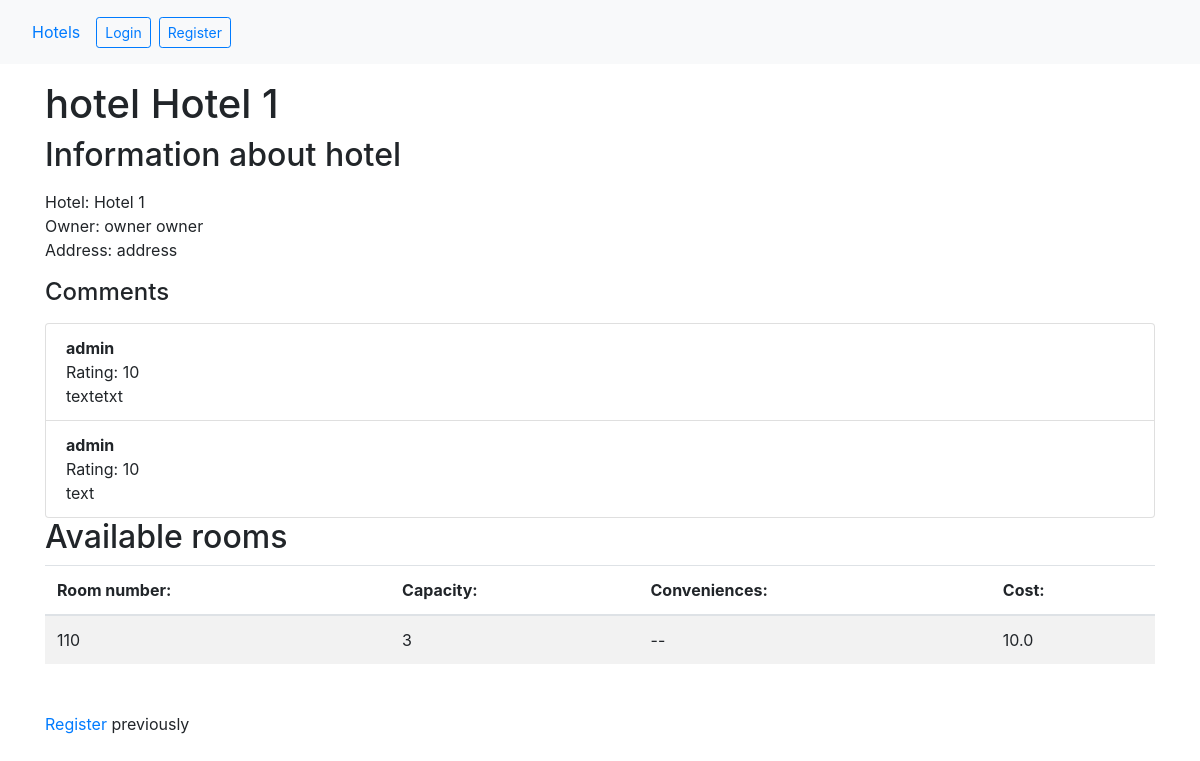
Screenshot of /main/hotels/1 with the database file from the repository.
### hotels/models.py (models this page shows, shortened)
class Hotel(models.Model):
    name = models.CharField(max_length=50)
    owner = models.CharField(max_length=200)
    address = models.CharField(max_length=1000)

class Comment(models.Model):
    hotel = models.ForeignKey(Hotel, on_delete=models.CASCADE)
    author = models.ForeignKey(settings.AUTH_USER_MODEL, on_delete=models.CASCADE)
    text = models.TextField()
    rating = models.IntegerField(validators=[MinValueValidator(1), MaxValueValidator(10)])

class Passenger(AbstractUser):
    passport = models.CharField(max_length=100)

class Room(models.Model):
    hotel = models.OneToOneField('hotels.Hotel', related_name='rooms', on_delete=models.CASCADE)
    type = models.OneToOneField('hotels.TypeOfRoom', related_name='rooms_of_this_type', on_delete=models.CASCADE)
    number = models.CharField(max_length=10)

class TypeOfRoom(models.Model):
    name = models.CharField(max_length=20)
    capacity = models.IntegerField()
    conveniences = models.CharField(max_length=1000)
    cost = models.FloatField()

### hotels/views.py (the view)
# urls.py: path("hotels/<int:hotel_id>", views.flight_detail, name="hotel_detail"),
def flight_detail(request, hotel_id):
    hotel = get_object_or_404(Hotel, pk=hotel_id)
    if request.method == "POST":
        if not request.user.is_authenticated:
            return redirect("user_login")
        if 'room' in request.POST.keys():
            room = Room.objects.filter(number=request.POST['room']).first()
            try:
                date_start = datetime.datetime.strptime(request.POST["date-start"], "%d.%m.%Y")
                date_finish = datetime.datetime.strptime(request.POST["date-finish"], "%d.%m.%Y")
                form = ReservationForm({"room": room, "date_start": date_start, "date_finish": date_finish})
                if not form.is_valid():
                    return redirect("hotel_detail", hotel_id)
                reservation = form.save(commit=False)
                reservation.passenger = request.user
                reservation.room = room
                reservation.save()
            except Exception:
                return redirect("hotel_detail", hotel_id)
        elif "rating" in request.POST:
            comment_form = CommentForm(request.POST)
            if comment_form.is_valid():
                if Reservation.objects.filter(passenger=request.user, room__hotel=hotel_id).exists():
                    comment = comment_form.save(commit=False)
                    comment.hotel = hotel
                    comment.author = request.user
                    comment.save()
        return redirect("hotel_detail", hotel_id)
    else:
        rooms_set = Room.objects.filter(hotel__id=hotel_id).order_by("number")
        rooms = []
        for room in rooms_set:
            if not (Reservation.objects.filter(room=room, date_start__lte=datetime.date.today(),
                                               date_finish__gte=datetime.date.today()).exists()):
                rooms.append(
                    {
                       "name": f"{room.number}",
                       "capacity": f"{room.type.capacity}",
                       "conveniences": f"{room.type.conveniences}",
                       "cost": f"{room.type.cost}"
                   }
                )
        reseravtion_form = ReservationForm(hotel)
        comments = Comment.objects.filter(hotel=hotel)
        comment_form = CommentForm()
        return render(
           request,
           "detail.html",
           {
               "hotel": hotel,
               "comments": comments,
               "comments_exists": bool(comments.count()),
               "rooms": rooms,
               "form": reseravtion_form,
               "user": request.user,
               "comment_form": comment_form
           },
       )

### hotels/templates/detail.html
{% extends 'base.html' %} {% block content %}
<h1>hotel {{hotel.name}}</h1>
<h2 class="mb-3">Information about hotel</h2>
<div>Hotel: {{ hotel.name }}</div>
<div>Owner: {{ hotel.owner }}</div>
<div>Address: {{ hotel.address }} </div>
{% if comments_exists %}
<h4 class="my-3">Comments</h4>
<ul class="list-group">
    {% for comment in comments %}
    <li class="list-group-item">
        <strong>{{ comment.author.username }}</strong>
        <br>
        Rating: {{ comment.rating }}
        <br>
        {{ comment.text }}
    </li>
    {% endfor %}
</ul>
{% endif %}
<h2>Available rooms</h2>
<table class="table table-striped table-hover mb-5">
  <thead>
    <tr>
      <th scope="col">Room number:</th>
      <th scope="col">Capacity:</th>
      <th scope="col">Conveniences:</th>
      <th scope="col">Cost:</th>
    </tr>
  </thead>
  <tbody>
    {% for room in rooms %}
      <tr>
        <td>{{room.name}}</td>
        <td>{{room.capacity}}</td>
        <td>{{room.conveniences}}</td>
        <td>{{room.cost}}</td>
      </tr>
    {% endfor %}
  </tbody>
</table>
{% if user.is_authenticated %}
<h2>Reserve  a room</h2>
<div class="row">
  <div class="col-md-3">
    <form method="post">
      {% csrf_token %}
      <div class="mb-3">
        <label for="roomNumberInput" class="form-label">Room Number: </label>
        <input name='room' class="form-control" id="roomNumberInput">
          <label for="DateStartInput" class="form-label">Date start: </label>
        <input name='date-start' class="form-control" id="DateStartInput">
          <label for="DateEndInput" class="form-label">Date end: </label>
        <input name='date-finish' class="form-control" id="DateEndInput">
      </div>
      <button type="submit" class="btn btn-primary">Submit</button>
    </form>
  </div>
</div>
<h5 class="my-3">Add comment</h5>
<form method="post" class="mb-5">
    {% csrf_token %}
    {{ comment_form.as_p }}
    <button type="submit" class="btn btn-primary">Add</button>
</form>
{% else %}
<td><a href="{% url 'register' %}">Register</a> previously</td>
{% endif %}
{% endblock %}

### hotels/templates/base.html (shortened to what this page needs)
<!DOCTYPE html>
<html lang="en">
<head>
    <link rel="stylesheet" href="https://stackpath.bootstrapcdn.com/bootstrap/4.3.1/css/bootstrap.min.css"
>
</head>
<body>
<nav class="navbar navbar-expand-lg navbar-light bg-light">
        <div class="collapse navbar-collapse" id="navbarText">
            <a class="nav-link active" aria-current="page" href="{% url 'hotel_list' %}">Hotels</a>
            <br><br>
            {% if user.is_authenticated %}
            You have logged as {{ user.username }}.
            <a class="dropdown-item" href="{% url 'logout' %}">Logout</a></br>
            {% else %}
            <a href="{% url 'user_login' %}" class="mr-2">
                <button class="btn btn-outline-primary btn-sm" type="submit">Login</button>
            </a>
            <a href="{% url 'register' %}">
                <button class="btn btn-outline-primary btn-sm" type="submit">Register</button>
            </a>
            {% endif %}
        </div>
</nav>
<div class="container py-3">
    {% block content %} {% endblock %}
</div>
</body>
</html>

### rows the page displays
Hotel: name "Hotel 1", owner "owner owner", address "address"
Comment: author.username "admin", rating "10", text "textetxt"
Comment: author.username "admin", rating "10", text "text"
Room: name "110"
TypeOfRoom: conveniences "--"

### other values shown
{{ room.capacity }} "3"
{{ room.cost }} "10.0"
